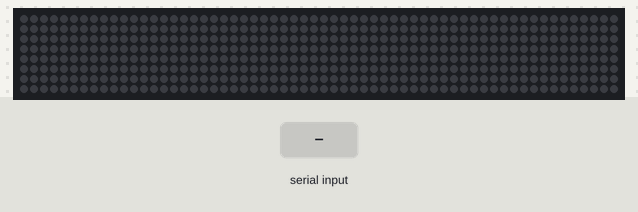
A sketch run on a simulated Arduino Uno, built with avr-gcc and run on an emulated ATmega328P. Parts: 60×8 RGB LED matrix (first LED top left, wired row by row). The inputs (shaded band) are chosen by the test bench. Dim RGB values are drawn brighter than linear.

Above: at 1.2 s.
1.3 s: "v1\n" received over Serial
At 1.45 s:
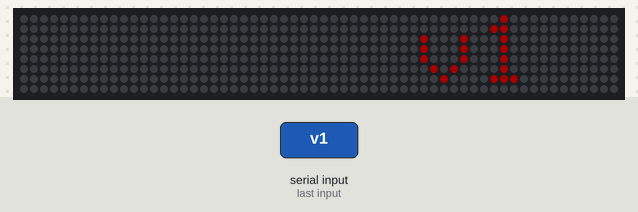
At 6.12 s:
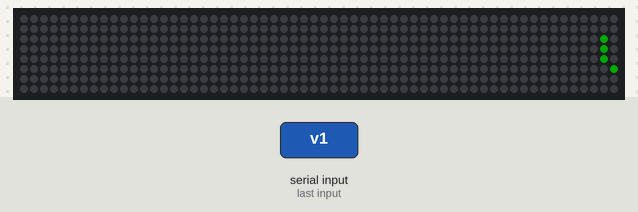

The sketch:

LED_Marquee.ino
```cpp
#include <Adafruit_GFX.h>
#include <Adafruit_NeoMatrix.h>
#include <Adafruit_NeoPixel.h>
#ifndef PSTR
 #define PSTR // Make Arduino Due happy
#endif

#define PIN 6

// MATRIX DECLARATION:
// Parameter 1 = width of NeoPixel matrix
// Parameter 2 = height of matrix
// Parameter 3 = pin number (most are valid)
// Parameter 4 = matrix layout flags, add together as needed:
//   NEO_MATRIX_TOP, NEO_MATRIX_BOTTOM, NEO_MATRIX_LEFT, NEO_MATRIX_RIGHT:
//     Position of the FIRST LED in the matrix; pick two, e.g.
//     NEO_MATRIX_TOP + NEO_MATRIX_LEFT for the top-left corner.
//   NEO_MATRIX_ROWS, NEO_MATRIX_COLUMNS: LEDs are arranged in horizontal
//     rows or in vertical columns, respectively; pick one or the other.
//   NEO_MATRIX_PROGRESSIVE, NEO_MATRIX_ZIGZAG: all rows/columns proceed
//     in the same order, or alternate lines reverse direction; pick one.
//   See example below for these values in action.
// Parameter 5 = pixel type flags, add together as needed:
//   NEO_KHZ800  800 KHz bitstream (most NeoPixel products w/WS2812 LEDs)
//   NEO_KHZ400  400 KHz (classic 'v1' (not v2) FLORA pixels, WS2811 drivers)
//   NEO_GRB     Pixels are wired for GRB bitstream (most NeoPixel products)
//   NEO_RGB     Pixels are wired for RGB bitstream (v1 FLORA pixels, not v2)


// Example for NeoPixel Shield.  In this application we'd like to use it
// as a 5x8 tall matrix, with the USB port positioned at the top of the
// Arduino.  When held that way, the first pixel is at the top right, and
// lines are arranged in columns, progressive order.  The shield uses
// 800 KHz (v2) pixels that expect GRB color data.
Adafruit_NeoMatrix matrix = Adafruit_NeoMatrix(60, 8, PIN,
  NEO_MATRIX_BOTTOM     + NEO_MATRIX_LEFT +
  NEO_MATRIX_ROWS + NEO_MATRIX_ZIGZAG,
  NEO_GRB            + NEO_KHZ800);

const uint16_t colors[] = {
  matrix.Color(255, 0, 0), matrix.Color(0, 255, 0), matrix.Color(0, 0, 255) };

String incomingString;


void setup() {
  matrix.begin();
  matrix.setTextWrap(false);
  matrix.setBrightness(40);
  matrix.setTextColor(colors[0]);


   Serial.begin(57600);
}

int x    = matrix.width();
int pass = 0;

boolean complete = false;

void loop() {

   if(Serial.available() > 0) {
   incomingString = "";
   incomingString = Serial.readStringUntil('\n');


  }


  matrix.fillScreen(0);
  matrix.setCursor(x, 0);
  matrix.print(incomingString);
  int le = (incomingString.length() * 7);
  if(--x < -le) {
    x = matrix.width();
    if(++pass >= 3) pass = 0;
    matrix.setTextColor(colors[pass]);
  }
  matrix.show();
  delay(30);
}
```

Measured:
- after the input at 1.3 s, the LEDs: first change after 0.07 s (image 1 shows a later state)
